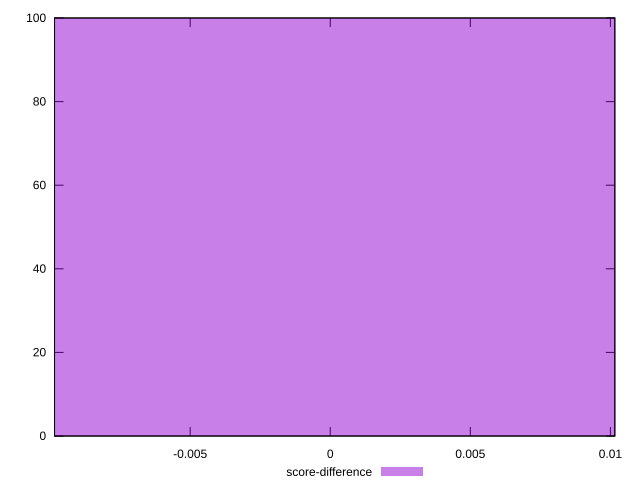

This figure's gnuplot source:
reset

$scoreDifference <<EOF
0 100
EOF

set key outside below
set boxwidth 0.1
set xrange [-0.009841932446551396:0.010158067553448604]
set yrange [0:100]
set trange [0:100]
set style fill transparent solid 0.5 noborder
set terminal svg size 640, 490 enhanced background rgb 'white'
set output "reprap/uses-long-cache-ttl/samples/pages+cached+noexternal+noimg/score-difference/histogram.svg"

plot $scoreDifference title "score-difference" with boxes

reset
